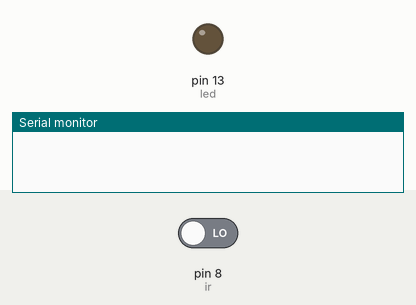
This sketch was run on a simulated Arduino Uno, built with avr-gcc and run on an emulated ATmega328P. Shown: output pins drawn as LEDs (lit = HIGH), the last lines printed to the serial monitor. The test bench sets the inputs (shaded band); at power-on: pin 8 (ir) LOW.

Above: at 1.2 s.
1.3 s: pin 8 (ir) driven HIGH
At 2.3 s:
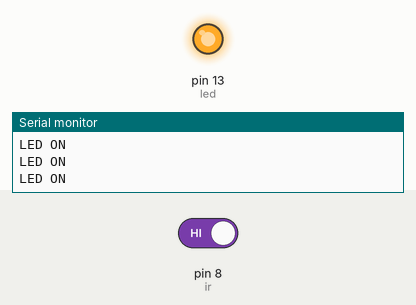
2.8 s: pin 8 (ir) driven LOW
At 3.6 s:
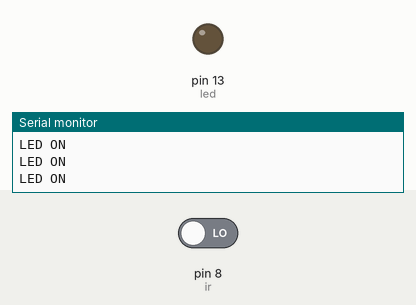
Timing chart, 0 to 5.8 s (numbered marks = the images above; inputs shaded):
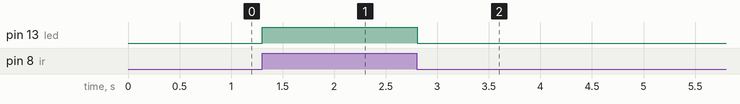

The sketch:

IR.ino
```cpp
int ir=8;
int led=13;

void setup()
{
  Serial.begin(9600);
  pinMode(ir,INPUT);
  pinMode(led,OUTPUT);
}
void loop()
{
  if(digitalRead(ir)==1)
  {
    digitalWrite(led,HIGH);
    Serial.println("LED ON");
  }
  else
  {
    digitalWrite(led,LOW);
  }
}
```

Measured:
- after the input at 1.3 s, pin 13 (led): LOW → HIGH at once
- after the input at 2.8 s, pin 13 (led): HIGH → LOW at once
